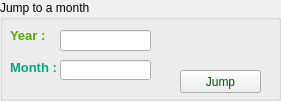
   <widget class="QGroupBox" name="groupBox_3">
    <property name="geometry">
     <rect>
      <x>10</x>
      <y>400</y>
      <width>281</width>
      <height>101</height>
     </rect>
    </property>
    <property name="title">
     <string>Jump to a month</string>
    </property>
    <widget class="QLabel" name="label">
     <property name="geometry">
      <rect>
       <x>10</x>
       <y>20</y>
       <width>46</width>
       <height>31</height>
      </rect>
     </property>
     <property name="font">
      <font>
       <pointsize>17</pointsize>
      </font>
     </property>
     <property name="text">
      <string>&lt;!DOCTYPE HTML PUBLIC &quot;-//W3C//DTD HTML 4.0//EN&quot; &quot;http://www.w3.org/TR/REC-html40/strict.dtd&quot;&gt;
&lt;html&gt;&lt;head&gt;&lt;meta name=&quot;qrichtext&quot; content=&quot;1&quot; /&gt;&lt;style type=&quot;text/css&quot;&gt;
p, li { white-space: pre-wrap; }
&lt;/style&gt;&lt;/head&gt;&lt;body style=&quot; font-family:'MS Shell Dlg 2'; font-size:17pt; font-weight:600; font-style:normal;&quot;&gt;
&lt;p style=&quot; margin-top:0px; margin-bottom:0px; margin-left:0px; margin-right:0px; -qt-block-indent:0; text-indent:0px;&quot;&gt;&lt;span style=&quot; font-size:10pt; color:#55aa00;&quot;&gt;Year : &lt;/span&gt;&lt;/p&gt;&lt;/body&gt;&lt;/html&gt;</string>
     </property>
    </widget>
    <widget class="QLabel" name="label_2">
     <property name="geometry">
      <rect>
       <x>10</x>
       <y>60</y>
       <width>46</width>
       <height>13</height>
      </rect>
     </property>
     <property name="font">
      <font>
       <pointsize>8</pointsize>
      </font>
     </property>
     <property name="text">
      <string>&lt;!DOCTYPE HTML PUBLIC &quot;-//W3C//DTD HTML 4.0//EN&quot; &quot;http://www.w3.org/TR/REC-html40/strict.dtd&quot;&gt;
&lt;html&gt;&lt;head&gt;&lt;meta name=&quot;qrichtext&quot; content=&quot;1&quot; /&gt;&lt;style type=&quot;text/css&quot;&gt;
p, li { white-space: pre-wrap; }
&lt;/style&gt;&lt;/head&gt;&lt;body style=&quot; font-family:'MS Shell Dlg 2'; font-size:8.25pt; font-weight:400; font-style:normal;&quot;&gt;
&lt;p style=&quot; margin-top:0px; margin-bottom:0px; margin-left:0px; margin-right:0px; -qt-block-indent:0; text-indent:0px;&quot;&gt;&lt;span style=&quot; font-size:10pt; font-weight:600; color:#00aa7f;&quot;&gt;Month : &lt;/span&gt;&lt;/p&gt;&lt;/body&gt;&lt;/html&gt;</string>
     </property>
    </widget>
    <widget class="QLineEdit" name="lineEdit_2">
     <property name="geometry">
      <rect>
       <x>60</x>
       <y>30</y>
       <width>91</width>
       <height>21</height>
      </rect>
     </property>
    </widget>
    <widget class="QLineEdit" name="lineEdit_3">
     <property name="geometry">
      <rect>
       <x>60</x>
       <y>60</y>
       <width>91</width>
       <height>20</height>
      </rect>
     </property>
    </widget>
    <widget class="QPushButton" name="pushButton_8">
     <property name="geometry">
      <rect>
       <x>180</x>
       <y>70</y>
       <width>81</width>
       <height>23</height>
      </rect>
     </property>
     <property name="palette">
      <palette>
       <active>
        <colorrole role="ButtonText">
         <brush brushstyle="SolidPattern">
          <color alpha="255">
           <red>0</red>
           <green>85</green>
           <blue>0</blue>
          </color>
         </brush>
        </colorrole>
       </active>
       <inactive>
        <colorrole role="ButtonText">
         <brush brushstyle="SolidPattern">
          <color alpha="255">
           <red>0</red>
           <green>85</green>
           <blue>0</blue>
          </color>
         </brush>
        </colorrole>
       </inactive>
       <disabled>
        <colorrole role="ButtonText">
         <brush brushstyle="SolidPattern">
          <color alpha="255">
           <red>120</red>
           <green>120</green>
           <blue>120</blue>
          </color>
         </brush>
        </colorrole>
       </disabled>
      </palette>
     </property>
     <property name="text">
      <string>Jump</string>
     </property>
    </widget>
   </widget>
